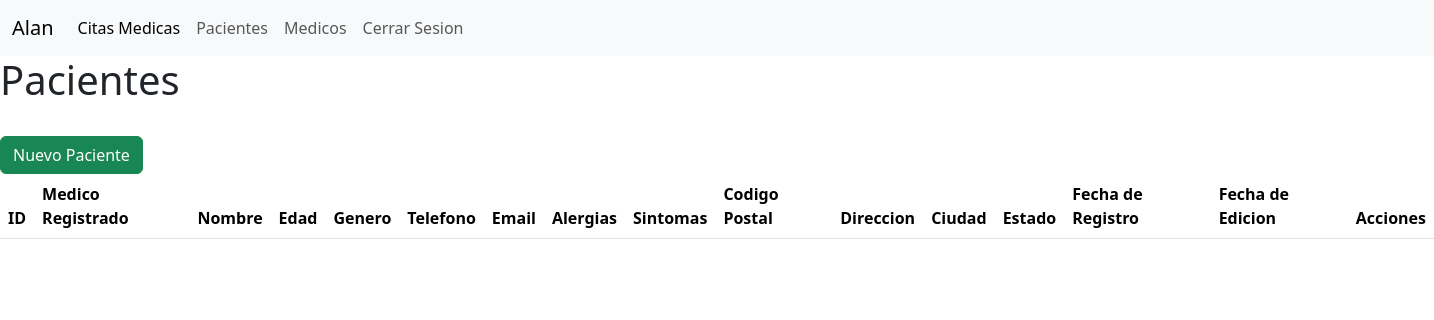
The app's page /pacientes/ (signed in), older data.
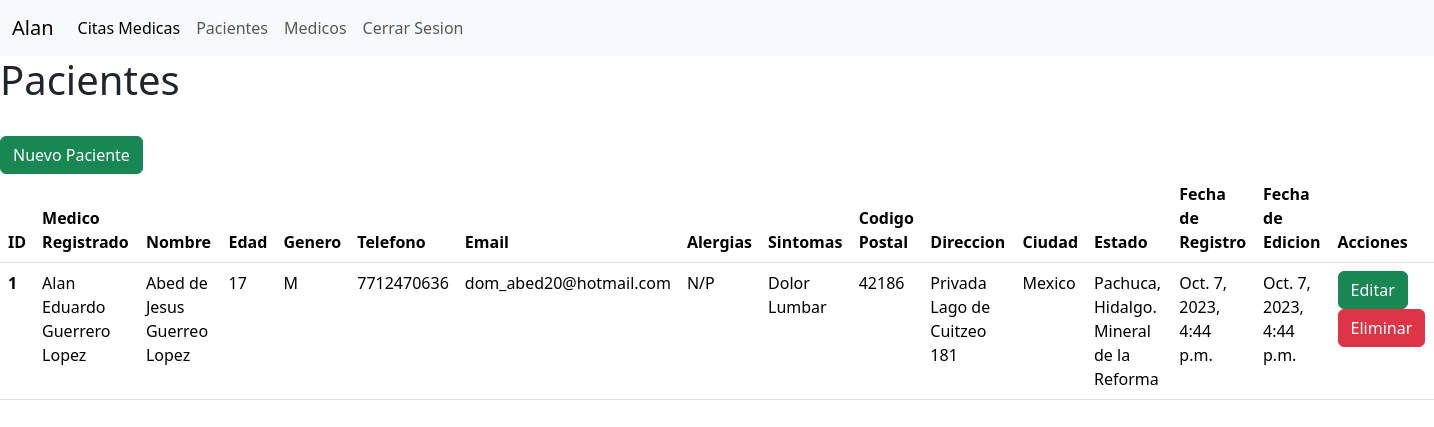
The same page, newer data.
### register/models.py (models this page shows, shortened)
class User(AbstractUser):
    id_user = models.AutoField(primary_key=True, verbose_name="ID del Usuario")
    username = models.CharField(unique=True, max_length=255, verbose_name="Nombre de Usuario")
    name = models.CharField(max_length=255, verbose_name="Nombre")
    last_name = models.CharField(max_length=255, verbose_name="Apellido")
    age = models.IntegerField(verbose_name="Edad")
    cell_number = models.CharField(unique=True, max_length=10, verbose_name="Telefono Celular")
    email = models.EmailField(unique=True, verbose_name="Correo Electronico")
    password = models.CharField(max_length=130)
    administrator_profile = models.BooleanField(default=False, verbose_name="Perfil Administrador")
    created = models.DateTimeField(auto_now_add=True, verbose_name="Fecha de Creacion")
    updated = models.DateTimeField(auto_now=True, verbose_name="Fecha de Actualizacion")
    class Meta:
        verbose_name = "usuario"
        verbose_name_plural = "usuarios"
        ordering = ["-created"] # Campo de ordenamiento par nuestros registros. Del mas nuevo al mas antiguo.

### pacientes/models.py (models this page shows, shortened)
class Patient(AbstractUser):
    id_patient = models.AutoField(primary_key=True, verbose_name="ID Paciente")
    id_username = models.ForeignKey(User, on_delete=models.CASCADE)
    patient_name = models.CharField(max_length=255, verbose_name="Nombre Paciente")
    patient_last_name = models.CharField(max_length=255, verbose_name="Apellido Paciente")
    patient_age = models.IntegerField(verbose_name="Edad")
    gender_choices = [
    ('M', 'Masculino'),
    ('F', 'Femenino'),
    ('O', 'Otro'),
    ]
    gender = models.CharField(max_length=1, choices=gender_choices, verbose_name="Género")
    cell_number = models.CharField(unique=True, max_length=10, verbose_name="Telefono Celular")
    email = models.EmailField(unique=True, verbose_name="Correo Electronico")
    allergies = models.TextField(max_length=500, verbose_name="Alergias")
    symptoms = models.TextField(max_length=500, verbose_name="Síntomas")
    street_address = models.CharField(max_length=255, verbose_name="Dirección")
    city = models.CharField(max_length=255, verbose_name="Ciudad")
    state = models.CharField(max_length=255, verbose_name="Estado")
    postal_code = models.CharField(max_length=10, verbose_name="Código Postal")
    created = models.DateTimeField(auto_now_add=True, verbose_name="Fecha de Creacion")
    updated = models.DateTimeField(auto_now=True, verbose_name="Fecha de Actualizacion")
    groups = models.ManyToManyField(
        "auth.Group",
        blank=True,
        related_name="patients_group"  # Cambia esto a un nombre que prefieras
    )
    user_permissions = models.ManyToManyField(
        "auth.Permission",
        blank=True,
        related_name="patients_permissions"  # Cambia esto a un nombre que prefieras
    )
    class Meta:
        verbose_name = "paciente"
        verbose_name_plural = "pacientes"
        ordering = ["-created"] # Campo de ordenamiento par nuestros registros. Del mas nuevo al mas antiguo.

### pacientes/views.py (the view)
# urls.py: path('pacientes/', views_pacientes.pacientes, name='pacientes'),
@login_required # ! Requerimos la sesion del usuario.
def pacientes(request):
    user_patients = None
    error_message = None
    try:
        with transaction.atomic():
            User = get_user_model()
            id_user = request.user.id_user
            user = User.objects.get(id_user=id_user)
            user_patients = Patient.objects.filter(id_username=id_user)
    except Exception as e:
        error_message = f'Ocurrio un error interno al obtener el registro de pacientes. "{str(e)}"'
    else:
        return render(request, 'pacientes/pacientes.html', {'user_patients': user_patients, 'user': user, 'error_message': error_message})

### pacientes/templates/pacientes/pacientes.html (shortened to what this page needs)
{% extends 'core/base.html' %}
{% block content %}
  <h1>Pacientes</h1>
  <br />
  <a href="{% url 'agregar_paciente' %}" class="btn btn-success" title="Nuevo Paciente">Nuevo Paciente</a>
  <br />
  <section>
    <table class="table">
      <thead>
        <tr>
          <th scope="col">ID</th>
          <th scope="col">Medico Registrado</th>
          <th scope="col">Nombre</th>
          <th scope="col">Edad</th>
          <th scope="col">Genero</th>
          <th scope="col">Telefono</th>
          <th scope="col">Email</th>
          <th scope="col">Alergias</th>
          <th scope="col">Sintomas</th>
          <th scope="col">Codigo Postal</th>
          <th scope="col">Direccion</th>
          <th scope="col">Ciudad</th>
          <th scope="col">Estado</th>
          <th scope="col">Fecha de Registro</th>
          <th scope="col">Fecha de Edicion</th>
          <th scope="col">Acciones</th>
        </tr>
      </thead>
      <tbody>
        {% for patient in user_patients %}
          <tr>
            <th scope="row">{{ patient.id_patient }}</th>
            <td>{{ user.name }} {{ user.last_name }}</td>
            <td>{{ patient.patient_name }} {{ patient.patient_last_name }}</td>
            <td>{{ patient.patient_age }}</td>
            <td>{{ patient.gender }}</td>
            <td>{{ patient.cell_number }}</td>
            <td>{{ patient.email }}</td>
            <td>{{ patient.allergies }}</td>
            <td>{{ patient.symptoms }}</td>
            <td>{{ patient.postal_code }}</td>
            <td>{{ patient.street_address }}</td>
            <td>{{ patient.city }}</td>
            <td>{{ patient.state }}</td>
            <td>{{ patient.created }}</td>
            <td>{{ patient.updated }}</td>
            <td>
              <a href="#" title="Editar" class="btn btn-success">Editar</a>
              <a href="#" title="Eliminar" class="btn btn-danger">Eliminar</a>
            </td>
          </tr>
        {% endfor %}
      </tbody>
    </table>
  </section>
{% endblock %}

### core/templates/core/base.html (shortened to what this page needs)
<!DOCTYPE html>
<html lang="en">
  <head>
    <link href="https://cdn.jsdelivr.net/npm/bootstrap@5.3.2/dist/css/bootstrap.min.css" rel="stylesheet" />
  </head>
  <body>
    {% if request.path != '/login/' and request.path != '/register/' and request.path != '/agregar_paciente/' %}
      {% if user %}
        <nav class="navbar navbar-expand-lg bg-body-tertiary">
          <div class="container-fluid">
            <a class="navbar-brand" href="{% url 'index' %}">{{ user.username }}</a>
            <div class="collapse navbar-collapse" id="navbarNav">
              <ul class="navbar-nav">
                <li class="nav-item">
                  <a class="nav-link active" href="{% url 'index' %}">Citas Medicas</a>
                </li>
                <li class="nav-item">
                  <a class="nav-link" href="{% url 'pacientes' %}">Pacientes</a>
                </li>
                <li class="nav-item">
                  <a class="nav-link" href="{% url 'medicos_registrados' %}">Medicos</a>
                </li>
                <li class="nav-item">
                  <a class="nav-link" href="{% url 'logout_user' %}">Cerrar Sesion</a>
                </li>
              </ul>
            </div>
          </div>
        </nav>
      {% endif %}
    {% endif %}
    {% block content %}{% endblock %}
  </body>
</html>

Row changes from the older to the newer data that the page shows:
added Patient: id_patient "1", {{ user.name }} "Alan Eduardo", {{ user.last_name }} "Guerrero Lopez", patient_name "Abed de Jesus", patient_last_name "Guerreo Lopez", patient_age "17", gender "M", cell_number "7712470636", email "dom_abed20@hotmail.com", allergies "N/P", symptoms "Dolor Lumbar", postal_code "42186", street_address "Privada Lago de Cuitzeo 181", city "Mexico", state "Pachuca, Hidalgo. Mineral de la Reforma", created "Oct. 7, 2023, 4:44 p.m.", updated "Oct. 7, 2023, 4:44 p.m."
